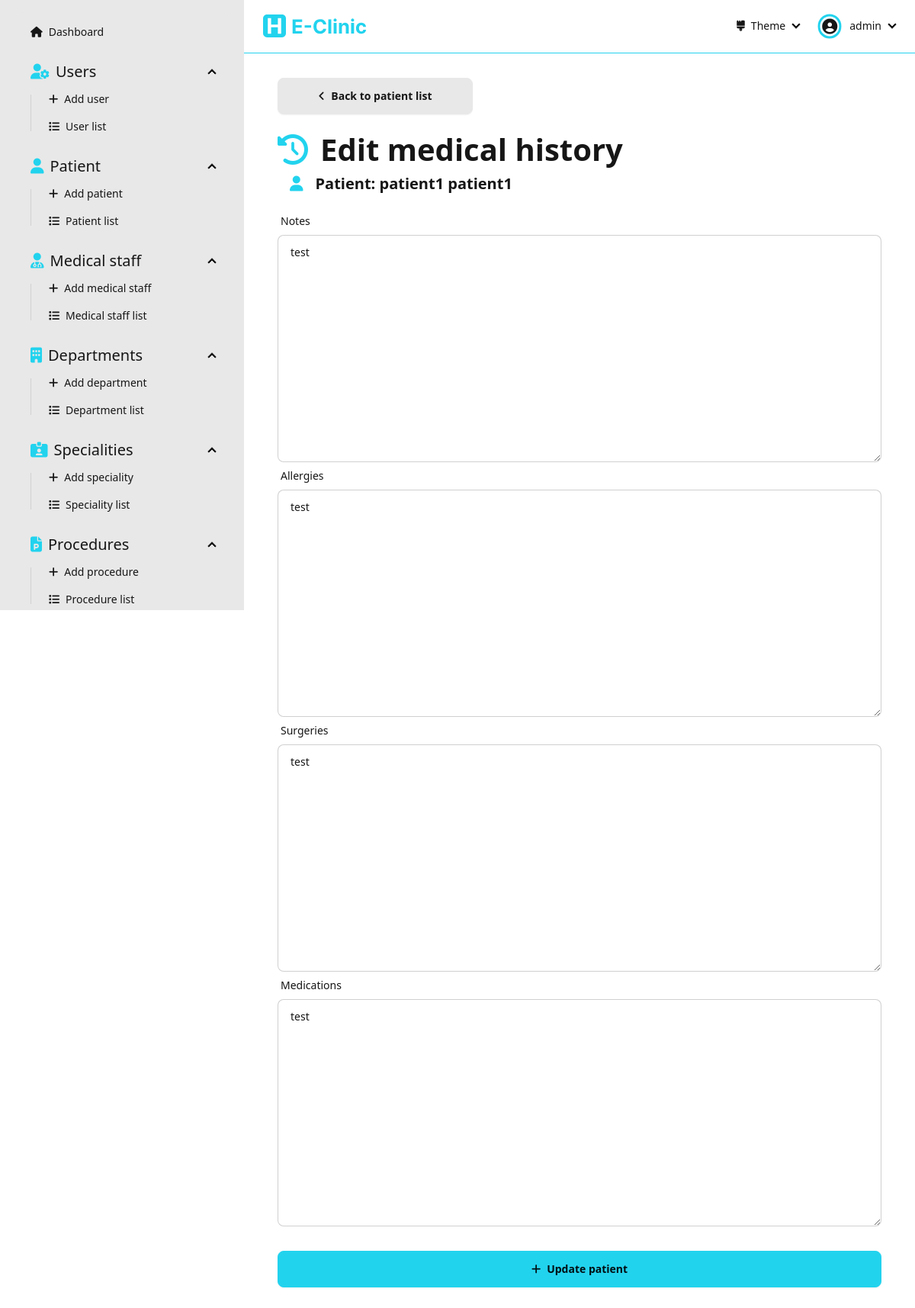
Screenshot of /dashboard/patients/edit/be93aa51a04145ac903f6ad60fe9e345/history/ (signed in) with the database file from the repository.
### Dashboard/models.py (models this page shows, shortened)
class Patient(models.Model):
  id = models.UUIDField(primary_key=True, default=uuid.uuid4, editable=False)
  firstName = models.CharField(max_length=256, null=False)
  lastName = models.CharField(max_length=256, null=False)
  dateOfBirth = models.DateField(null=False)
  address = models.CharField(max_length=256, null=False)
  phoneNumber = models.CharField(max_length=20, null=False, unique=True, validators=[RegexValidator(r'^(00213|\+213|0)(5|6|7)\d{8}$')])
  email = models.CharField(max_length=254, null=False, unique=True, validators=[EmailValidator()])
  gender = models.CharField(max_length=10, choices=Genders.choices, null=False)
  createdAt = models.DateTimeField(auto_now_add=True)
  updatedAt = models.DateTimeField(auto_now=True)

class MedicalHistory(models.Model):
  id = models.UUIDField(primary_key=True, default=uuid.uuid4, editable=False)
  patient = models.OneToOneField('Patient', on_delete=models.CASCADE)
  notes = models.TextField(null=True, blank=True)
  allergies = models.TextField(null=True, blank=True)
  surgeries = models.TextField(null=True, blank=True)
  medications = models.TextField(null=True, blank=True)
  updatedAt = models.DateTimeField(auto_now=True, blank=True)

### Dashboard/views/medicalHistory.py (the view, shortened to what this page needs)
# urls.py: path('dashboard/patients/edit/<str:patientId>/history/', medicalHistory.editMedicalHistory, name='edit-medical-history'),
@login_required(login_url='sign-in')
def editMedicalHistory(request: HttpRequest, patientId: str):
  patient = get_object_or_404(Patient, id=patientId)
  medicalHistory = get_object_or_404(MedicalHistory, patient=patient)
  form = MedicalHistoryForm(instance=medicalHistory, initial={'patient': patient})
  context = { 'form': form, 'patient': patient }
  return render(request, 'pages/medical-history/edit-medical-history.html', context=context)

### Dashboard/forms.py
class MedicalHistoryForm(forms.ModelForm):
  class Meta:
    model = MedicalHistory
    fields = '__all__'

### Dashboard/templates/pages/medical-history/edit-medical-history.html (shortened to what this page needs)
{% extends "layouts/dashboard.html" %}
{% load static %}
{% load widget_tweaks %}
{% block dashboard_content %}
  <div class="flex flex-1 flex-col items-center pb-[5rem]">
    <form class="flex flex-1 flex-col w-[90%] max-w-[50rem]" action="" method="post">
      <div class="flex mb-[1rem]">
        <a class="btn btn-wide" href="{% url "patient-list" %}"><i class="fas fa-angle-left"></i>Back to patient list</a>
      </div>
      <div class="text-[30pt] font-bold"><i class="fas fa-clock-rotate-left text-primary mr-[1rem]"></i>Edit medical history</div>
      <div class="text-[15pt] font-semibold ml-[1rem] mb-[1rem]"><i class="fas fa-user text-primary mr-[1rem]"></i>Patient: {{patient.firstName}} {{patient.lastName}}</div>
      <label class="form-control w-full">
        <div class="label">
          <span class="label-text">Notes</span>
        </div>
        {% render_field form.notes placeholder="Notes" class+="textarea textarea-bordered w-full" %}
      </label>
      <label class="form-control w-full">
        <div class="label">
          <span class="label-text">Allergies</span>
        </div>
        {% render_field form.allergies placeholder="Allergies" class+="textarea textarea-bordered w-full" %}
      </label>
      <label class="form-control w-full">
        <div class="label">
          <span class="label-text">Surgeries</span>
        </div>
        {% render_field form.surgeries placeholder="Surgeries" class+="textarea textarea-bordered w-full" %}
      </label>
      <label class="form-control w-full">
        <div class="label">
          <span class="label-text">Medications</span>
        </div>
        {% render_field form.medications placeholder="Medications" class+="textarea textarea-bordered w-full" %}
      </label>
      <button class="btn btn-primary mt-[2rem]"><i class="fas fa-plus"></i>Update patient</button>
    </form>
  </div>
{% endblock dashboard_content %}

### Dashboard/templates/components/navbar-dashboard.html (shortened to what this page needs)
{% load static %}
<div class="navbar bg-base-100 border-b-primary border-b-[1px] mb-[2rem] sticky top-0 z-40">
  <div class="flex-1">
    <a class="btn btn-ghost hidden md:flex" href="/dashboard">
      <img class="h-full py-[0.5rem]" src="{% static "assets/e-clinic-logo-name.svg" %}" alt="e-clinic logo">
    </a>
  </div>
  <div class="flex-none">
    <ul class="menu menu-horizontal px-1">
      <li>
        <details>
          <summary>
            <i class="fas fa-brush"></i> Theme
          </summary>
        </details>
      </li>
      <li>
        <details>
          <summary>
            <div class="rounded-full mr-[0.5rem] ring ring-primary ring-offset-base-100 ring-offset-[0.15rem] flex justify-center items-center pt-[0.05rem]">
              <i class="fas fa-user-circle text-[15pt]"></i>
            </div>
            {{user}}
          </summary>
        </details>
      </li>
    </ul>
  </div>
</div>

### rows the page displays
Patient: firstName "patient1", lastName "patient1"
MedicalHistory: notes "test", allergies "test", surgeries "test", medications "test"

### other values shown
{{ user }} "admin"
